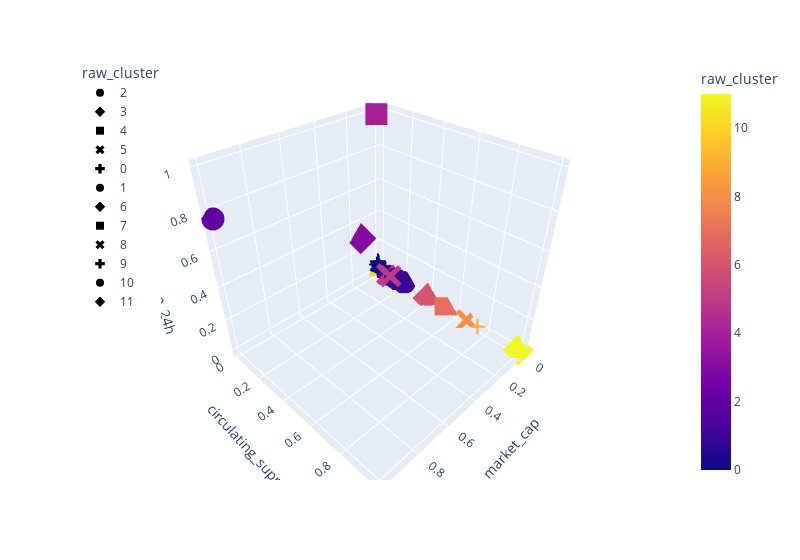

Notebook code cell kept with this figure:
### Code cell
fig = px.scatter_3d(
    test_mean,
    x="market_cap",
    y="circulating_suppy",
    z="volume_24h",
    hover_name=test_mean.index,
    hover_data=["price"],
    color="raw_cluster",
    symbol="raw_cluster",
#     size="TotalCoinSupply",
    width=800,
)
fig.update_layout(legend=dict(x=0, y=1))
fig.show()

### Figure 1 — Plotly figure (JSON) as saved in the notebook; plotly's stock layout.template omitted (floating-point values rounded to 4 significant figures; data arrays with more than 128 entries replaced by an {"elided": "..."} marker saying what was removed)
{"data": [{"customdata": [[1.0]], "hovertemplate": "<b>%{hovertext}</b><br><br>raw_cluster=%{marker.color}<br>market_cap=%{x}<br>circulating_suppy=%{y}<br>volume_24h=%{z}<br>price=%{customdata[0]}<extra></extra>", "hovertext": ["BTC"], "legendgroup": "2", "marker": {"color": [2], "coloraxis": "coloraxis", "symbol": "circle"}, "mode": "markers", "name": "2", "scene": "scene", "showlegend": true, "type": "scatter3d", "x": [1.0], "y": [5.847e-05], "z": [0.7659]}, {"customdata": [[0.02551]], "hovertemplate": "<b>%{hovertext}</b><br><br>raw_cluster=%{marker.color}<br>market_cap=%{x}<br>circulating_suppy=%{y}<br>volume_24h=%{z}<br>price=%{customdata[0]}<extra></extra>", "hovertext": ["ETH"], "legendgroup": "3", "marker": {"color": [3], "coloraxis": "coloraxis", "symbol": "diamond"}, "mode": "markers", "name": "3", "scene": "scene", "showlegend": true, "type": "scatter3d", "x": [0.1546], "y": [0.000355], "z": [0.3006]}, {"customdata": [[0.0001093]], "hovertemplate": "<b>%{hovertext}</b><br><br>raw_cluster=%{marker.color}<br>market_cap=%{x}<br>circulating_suppy=%{y}<br>volume_24h=%{z}<br>price=%{customdata[0]}<extra></extra>", "hovertext": ["USDT"], "legendgroup": "4", "marker": {"color": [4], "coloraxis": "coloraxis", "symbol": "square"}, "mode": "markers", "name": "4", "scene": "scene", "showlegend": true, "type": "scatter3d", "x": [0.0544], "y": [0.0292], "z": [1]}, {"customdata": [[2.117e-05], [1.375e-05]], "hovertemplate": "<b>%{hovertext}</b><br><br>raw_cluster=%{marker.color}<br>market_cap=%{x}<br>circulating_suppy=%{y}<br>volume_24h=%{z}<br>price=%{customdata[0]}<extra></extra>", "hovertext": ["XRP", "ADA"], "legendgroup": "5", "marker": {"color": [5, 5], "coloraxis": "coloraxis", "symbol": "x"}, "mode": "markers", "name": "5", "scene": "scene", "showlegend": true, "type": "scatter3d", "x": [0.05073, 0.01925], "y": [0.1406, 0.08234], "z": [0.05145, 0.02047]}, {"customdata": {"elided": "183x1 float values"}, "hovertemplate": "<b>%{hovertext}</b><br><br>raw_cluster=%{marker.color}<br>market_cap=%{x}<br>circulating_suppy=%{y}<br>volume_24h=%{z}<br>price=%{customdata[0]}<extra></extra>", "hovertext": {"elided": "183 str values"}, "legendgroup": "0", "marker": {"color": {"elided": "183 int values"}, "coloraxis": "coloraxis", "symbol": "cross"}, "mode": "markers", "name": "0", "scene": "scene", "showlegend": true, "type": "scatter3d", "x": {"elided": "183 float values"}, "y": {"elided": "183 float values"}, "z": {"elided": "183 float values"}}, {"customdata": [[1.861e-06], [1.975e-06], [3.564e-07], [4.28e-07], [2.174e-07], [1.219e-07]], "hovertemplate": "<b>%{hovertext}</b><br><br>raw_cluster=%{marker.color}<br>market_cap=%{x}<br>circulating_suppy=%{y}<br>volume_24h=%{z}<br>price=%{customdata[0]}<extra></extra>", "hovertext": ["TRX", "VET", "SC", "FXC", "DX", "RDD"], "legendgroup": "1", "marker": {"color": [1, 1, 1, 1, 1, 1], "coloraxis": "coloraxis", "symbol": "circle"}, "mode": "markers", "name": "1", "scene": "scene", "showlegend": true, "type": "scatter3d", "x": [0.006655, 0.005859, 0.0007207, 0.0005636, 0.0005055, 9.712e-05], "y": [0.2118, 0.1761, 0.1328, 0.0899, 0.1588, 0.09147], "z": [0.01949, 0.01138, 0.0003195, 6.844e-06, 1.922e-05, 3.826e-07]}, {"customdata": [[3.14e-07]], "hovertemplate": "<b>%{hovertext}</b><br><br>raw_cluster=%{marker.color}<br>market_cap=%{x}<br>circulating_suppy=%{y}<br>volume_24h=%{z}<br>price=%{customdata[0]}<extra></extra>", "hovertext": ["DOGE"], "legendgroup": "6", "marker": {"color": [6], "coloraxis": "coloraxis", "symbol": "diamond"}, "mode": "markers", "name": "6", "scene": "scene", "showlegend": true, "type": "scatter3d", "x": [0.002085], "y": [0.3984], "z": [0.003699]}, {"customdata": [[7.168e-08]], "hovertemplate": "<b>%{hovertext}</b><br><br>raw_cluster=%{marker.color}<br>market_cap=%{x}<br>circulating_suppy=%{y}<br>volume_24h=%{z}<br>price=%{customdata[0]}<extra></extra>", "hovertext": ["HOT"], "legendgroup": "7", "marker": {"color": [7], "coloraxis": "coloraxis", "symbol": "square"}, "mode": "markers", "name": "7", "scene": "scene", "showlegend": true, "type": "scatter3d", "x": [0.0006083], "y": [0.5255], "z": [0.000792]}, {"customdata": [[3.387e-08]], "hovertemplate": "<b>%{hovertext}</b><br><br>raw_cluster=%{marker.color}<br>market_cap=%{x}<br>circulating_suppy=%{y}<br>volume_24h=%{z}<br>price=%{customdata[0]}<extra></extra>", "hovertext": ["BTT"], "legendgroup": "8", "marker": {"color": [8], "coloraxis": "coloraxis", "symbol": "x"}, "mode": "markers", "name": "8", "scene": "scene", "showlegend": true, "type": "scatter3d", "x": [0.0003746], "y": [0.6736], "z": [0.001157]}, {"customdata": [[1.464e-08]], "hovertemplate": "<b>%{hovertext}</b><br><br>raw_cluster=%{marker.color}<br>market_cap=%{x}<br>circulating_suppy=%{y}<br>volume_24h=%{z}<br>price=%{customdata[0]}<extra></extra>", "hovertext": ["NPXS"], "legendgroup": "9", "marker": {"color": [9], "coloraxis": "coloraxis", "symbol": "cross"}, "mode": "markers", "name": "9", "scene": "scene", "showlegend": true, "type": "scatter3d", "x": [0.000181], "y": [0.7456], "z": [0.0001426]}, {"customdata": [[0.1971]], "hovertemplate": "<b>%{hovertext}</b><br><br>raw_cluster=%{marker.color}<br>market_cap=%{x}<br>circulating_suppy=%{y}<br>volume_24h=%{z}<br>price=%{customdata[0]}<extra></extra>", "hovertext": ["PAXG"], "legendgroup": "10", "marker": {"color": [10], "coloraxis": "coloraxis", "symbol": "circle"}, "mode": "markers", "name": "10", "scene": "scene", "showlegend": true, "type": "scatter3d", "x": [0.0001539], "y": [0], "z": [5.444e-05]}, {"customdata": [[0]], "hovertemplate": "<b>%{hovertext}</b><br><br>raw_cluster=%{marker.color}<br>market_cap=%{x}<br>circulating_suppy=%{y}<br>volume_24h=%{z}<br>price=%{customdata[0]}<extra></extra>", "hovertext": ["WIN"], "legendgroup": "11", "marker": {"color": [11], "coloraxis": "coloraxis", "symbol": "diamond"}, "mode": "markers", "name": "11", "scene": "scene", "showlegend": true, "type": "scatter3d", "x": [2.87e-05], "y": [1], "z": [6.605e-05]}], "layout": {"coloraxis": {"colorbar": {"title": {"text": "raw_cluster"}}, "colorscale": [[0, "#0d0887"], [0.1111, "#46039f"], [0.2222, "#7201a8"], [0.3333, "#9c179e"], [0.4444, "#bd3786"], [0.5556, "#d8576b"], [0.6667, "#ed7953"], [0.7778, "#fb9f3a"], [0.8889, "#fdca26"], [1, "#f0f921"]]}, "legend": {"title": {"text": "raw_cluster"}, "tracegroupgap": 0, "x": 0, "y": 1}, "margin": {"t": 60}, "scene": {"domain": {"x": [0, 1], "y": [0, 1]}, "xaxis": {"title": {"text": "market_cap"}}, "yaxis": {"title": {"text": "circulating_suppy"}}, "zaxis": {"title": {"text": "volume_24h"}}}, "width": 800}}
